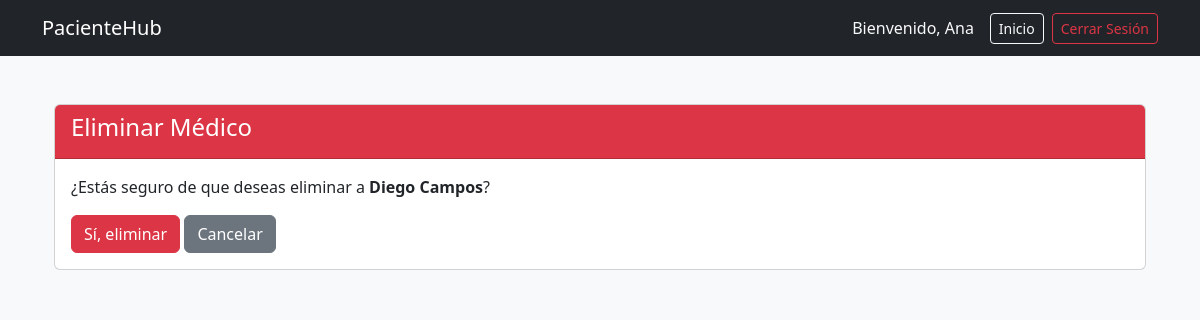
The page /medico/eliminar/diego-163481527/ (signed in) on the database its author committed.
### student/models.py (models this page shows, shortened)
class Paciente(AbstractUser):
    cedula = models.CharField(max_length=10, unique=True)
    telefono = models.CharField(max_length=10)
    fecha_nacimiento = models.DateField()
    direccion = models.TextField()
    email = models.EmailField(unique=True)
    first_name = models.CharField(max_length=150)
    last_name = models.CharField(max_length=150)
    slug = models.SlugField(unique=True, blank=True)

class Medico(models.Model):
    cedula = models.CharField(max_length=10, unique=True)
    nombre = models.CharField(max_length=100)
    apellido = models.CharField(max_length=100)
    especialidad = models.ForeignKey(Especialidad, on_delete=models.CASCADE)
    email = models.EmailField(unique=True)
    telefono = models.CharField(max_length=10)
    licencia = models.CharField(max_length=20, unique=True)
    slug = models.SlugField(unique=True, blank=True)

### student/views.py (the view)
# urls.py: path("medico/eliminar/<slug:slug>/", views.eliminar_medico, name="eliminar_medico"),
@login_required(login_url='student:login')
def eliminar_medico(request, slug):
    medico = get_object_or_404(Medico, slug=slug)
    if request.method == 'POST':
        medico.delete()
        messages.success(request, 'Médico eliminado correctamente')
        return redirect('student:listar_medicos')
    return render(request, 'medico/eliminar.html', {'medico': medico})

### student/templates/medico/eliminar.html (shortened to what this page needs)
{% extends 'paciente/base.html' %}
{% block content %}
<div class="container mt-5">
  <div class="card">
    <div class="card-header bg-danger text-white">
      <h4>Eliminar Médico</h4>
    </div>
    <div class="card-body">
      <form method="post" id="deleteForm">
        <p>¿Estás seguro de que deseas eliminar a <strong>{{ medico.nombre }} {{ medico.apellido }}</strong>?</p>
        <button type="submit" class="btn btn-danger">Sí, eliminar</button>
        <a class="btn btn-secondary" href="{% url 'student:listar_medicos' %}">Cancelar</a>
      </form>
    </div>
  </div>
</div>
{% endblock %}

### student/templates/paciente/base.html (shortened to what this page needs)
<!doctype html>
<html lang="es">
<head>
  <link href="https://cdn.jsdelivr.net/npm/bootstrap@5.3.2/dist/css/bootstrap.min.css" rel="stylesheet">
</head>
<body class="bg-light">
<nav class="navbar navbar-dark bg-dark mb-4">
  <div class="container">
    <a class="navbar-brand" href="{% url 'student:inicio' %}">PacienteHub</a>
    <div class="d-flex align-items-center">
      <span class="navbar-text text-light me-3">
        Bienvenido, {{ user.first_name }}
      </span>
      <a class="btn btn-sm btn-outline-light me-2" href="{% url 'student:inicio' %}">Inicio</a>
      <a class="btn btn-sm btn-outline-danger" href="{% url 'student:logout' %}">Cerrar Sesión</a>
    </div>
  </div>
</nav>
<div class="container">
  {% block content %}{% endblock %}
</div>
</body>
</html>

### rows shown on the page
Paciente: first_name "Ana"
Medico: nombre "Diego", apellido "Campos"
